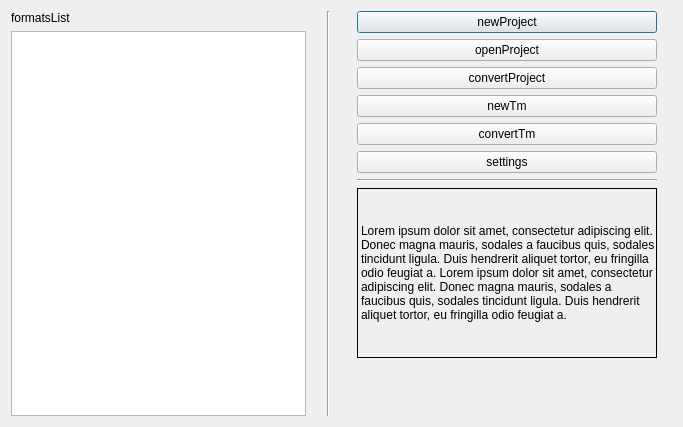
<?xml version="1.0" encoding="UTF-8"?>
<ui version="4.0">
 <class>Dialog</class>
 <widget class="QDialog" name="Dialog">
  <property name="geometry">
   <rect>
    <x>0</x>
    <y>0</y>
    <width>683</width>
    <height>427</height>
   </rect>
  </property>
  <property name="minimumSize">
   <size>
    <width>665</width>
    <height>350</height>
   </size>
  </property>
  <property name="windowTitle">
   <string>Dialog</string>
  </property>
  <layout class="QGridLayout" name="gridLayout">
   <item row="0" column="0">
    <layout class="QHBoxLayout" name="horizontalLayout">
     <item>
      <layout class="QGridLayout" name="gridLayout_3">
       <property name="rightMargin">
        <number>15</number>
       </property>
       <item row="1" column="0">
        <widget class="QListView" name="formatsListView"/>
       </item>
       <item row="0" column="0">
        <widget class="QLabel" name="formatsListLabel">
         <property name="text">
          <string>formatsList</string>
         </property>
        </widget>
       </item>
      </layout>
     </item>
     <item>
      <widget class="Line" name="line">
       <property name="orientation">
        <enum>Qt::Vertical</enum>
       </property>
      </widget>
     </item>
     <item>
      <layout class="QFormLayout" name="formLayout">
       <property name="leftMargin">
        <number>15</number>
       </property>
       <property name="rightMargin">
        <number>15</number>
       </property>
       <item row="1" column="1">
        <widget class="QPushButton" name="newProjBtn">
         <property name="text">
          <string>newProject</string>
         </property>
        </widget>
       </item>
       <item row="2" column="1">
        <widget class="QPushButton" name="opnProjBtn">
         <property name="text">
          <string>openProject</string>
         </property>
        </widget>
       </item>
       <item row="3" column="1">
        <widget class="QPushButton" name="convProjBtn">
         <property name="text">
          <string>convertProject</string>
         </property>
        </widget>
       </item>
       <item row="6" column="1">
        <widget class="QPushButton" name="settBtn">
         <property name="text">
          <string>settings</string>
         </property>
        </widget>
       </item>
       <item row="8" column="1">
        <widget class="QLabel" name="formatInfoLabel">
         <property name="minimumSize">
          <size>
           <width>300</width>
           <height>170</height>
          </size>
         </property>
         <property name="maximumSize">
          <size>
           <width>300</width>
           <height>600</height>
          </size>
         </property>
         <property name="sizeIncrement">
          <size>
           <width>0</width>
           <height>0</height>
          </size>
         </property>
         <property name="frameShape">
          <enum>QFrame::Box</enum>
         </property>
         <property name="lineWidth">
          <number>1</number>
         </property>
         <property name="midLineWidth">
          <number>0</number>
         </property>
         <property name="text">
          <string>Lorem ipsum dolor sit amet, consectetur adipiscing elit. Donec magna mauris, sodales a faucibus quis, sodales tincidunt ligula. Duis hendrerit aliquet tortor, eu fringilla odio feugiat a. Lorem ipsum dolor sit amet, consectetur adipiscing elit. Donec magna mauris, sodales a faucibus quis, sodales tincidunt ligula. Duis hendrerit aliquet tortor, eu fringilla odio feugiat a.</string>
         </property>
         <property name="textFormat">
          <enum>Qt::AutoText</enum>
         </property>
         <property name="wordWrap">
          <bool>true</bool>
         </property>
        </widget>
       </item>
       <item row="7" column="1">
        <widget class="Line" name="line_2">
         <property name="orientation">
          <enum>Qt::Horizontal</enum>
         </property>
        </widget>
       </item>
       <item row="4" column="1">
        <widget class="QPushButton" name="newTmBtn">
         <property name="text">
          <string>newTm</string>
         </property>
        </widget>
       </item>
       <item row="5" column="1">
        <widget class="QPushButton" name="convTmBtn">
         <property name="text">
          <string>convertTm</string>
         </property>
        </widget>
       </item>
      </layout>
     </item>
    </layout>
   </item>
  </layout>
 </widget>
 <resources/>
 <connections/>
</ui>
